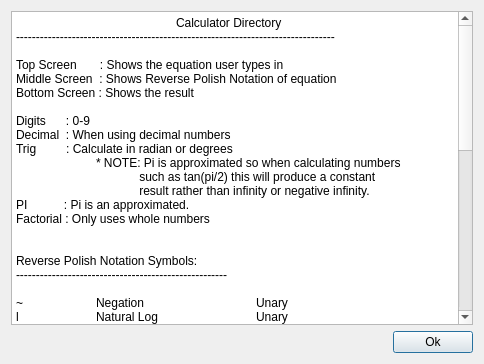
<?xml version="1.0" encoding="UTF-8"?>
<ui version="4.0">
 <class>HelpDialog</class>
 <widget class="QDialog" name="HelpDialog">
  <property name="geometry">
   <rect>
    <x>0</x>
    <y>0</y>
    <width>484</width>
    <height>364</height>
   </rect>
  </property>
  <property name="windowTitle">
   <string>Dialog</string>
  </property>
  <layout class="QHBoxLayout" name="horizontalLayout_2">
   <item>
    <layout class="QVBoxLayout" name="verticalLayout">
     <item>
      <widget class="QPlainTextEdit" name="plainTextEdit">
       <property name="readOnly">
        <bool>true</bool>
       </property>
       <property name="plainText">
        <string>		Calculator Directory
--------------------------------------------------------------------------------

Top Screen       : Shows the equation user types in
Middle Screen  : Shows Reverse Polish Notation of equation
Bottom Screen : Shows the result

Digits      : 0-9
Decimal  : When using decimal numbers
Trig         : Calculate in radian or degrees
	* NOTE: Pi is approximated so when calculating numbers 
	             such as tan(pi/2) this will produce a constant 
	             result rather than infinity or negative infinity.
PI           : Pi is an approximated.
Factorial : Only uses whole numbers


Reverse Polish Notation Symbols:
-----------------------------------------------------

~  	Negation		Unary
l   	Natural Log		Unary
L  	Log (base 10)	Unary	
s 	Sine		Unary
c 	Cosine		Unary
t   	Tangent		Unary
S  	Inverse Sine		Unary
C  	Inverse Cosine	Unary
T  	Inverse Tangent	Unary
h	Sinh		Unary
j	Cosh		Unary
k	Tanh		Unary
H	Inverse Sinh		Unary
J	Inverse Cosh	Unary
K	Inverse Tanh		Unary
@	Square Root		Unary *
#	Cube Root		Unary *
!	Factorial		Unary
^	Power		Binary
*	Multiply		Binary
/	Divide		Binary
%	Modulo		Binary
+	Add		Binary
-	Subtract		Binary

* Typically binary because it translates to ^(1/2) or ^(1/3),
  but for computational purposes it was implemented as
  unary.</string>
       </property>
      </widget>
     </item>
     <item>
      <layout class="QHBoxLayout" name="horizontalLayout">
       <item>
        <spacer name="horizontalSpacer">
         <property name="orientation">
          <enum>Qt::Horizontal</enum>
         </property>
         <property name="sizeHint" stdset="0">
          <size>
           <width>40</width>
           <height>20</height>
          </size>
         </property>
        </spacer>
       </item>
       <item>
        <widget class="QPushButton" name="pushButton">
         <property name="text">
          <string>Ok</string>
         </property>
        </widget>
       </item>
      </layout>
     </item>
    </layout>
   </item>
  </layout>
 </widget>
 <resources/>
 <connections/>
</ui>
